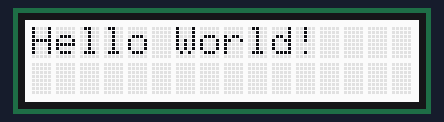
Recording of a program running on a simulated Raspberry Pi (BCM pin numbers). On the bench: 16×2 character LCD.

Above: at 0.1 s.
At 3.1 s:
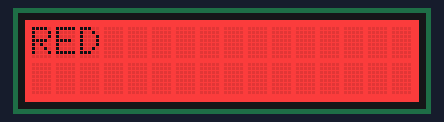
At 6.1 s:
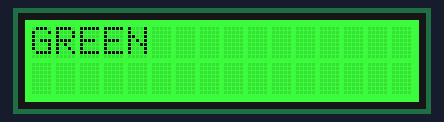
At 9.1 s:
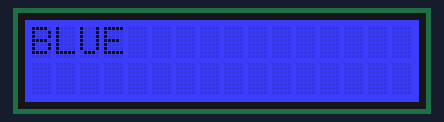
At 18.2 s:
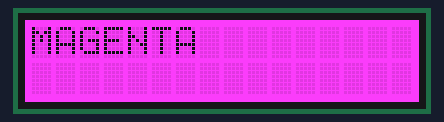
At 34.3 s:
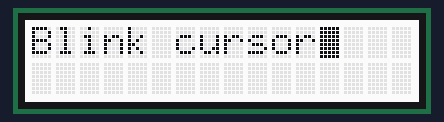

The program:

char_lcd.py
```python
#!/usr/bin/python
# Example using a character LCD plate.
import time

import Adafruit_CharLCD as LCD

# Define LCD column and row size for 16x2 LCD.
lcd_columns = 16
lcd_rows    = 2

# Initialize the LCD using the pins
lcd = LCD.Adafruit_CharLCDPlate()


# Show some message
lcd.set_backlight(1)
lcd.clear()
lcd.message('Hello World!')
time.sleep(3.0)

# Show some basic colors.
lcd.set_color(1.0, 0.0, 0.0)
lcd.clear()
lcd.message('RED')
time.sleep(3.0)

lcd.set_color(0.0, 1.0, 0.0)
lcd.clear()
lcd.message('GREEN')
time.sleep(3.0)

lcd.set_color(0.0, 0.0, 1.0)
lcd.clear()
lcd.message('BLUE')
time.sleep(3.0)

lcd.set_color(1.0, 1.0, 0.0)
lcd.clear()
lcd.message('YELLOW')
time.sleep(3.0)

lcd.set_color(0.0, 1.0, 1.0)
lcd.clear()
lcd.message('CYAN')
time.sleep(3.0)

lcd.set_color(1.0, 0.0, 1.0)
lcd.clear()
lcd.message('MAGENTA')
time.sleep(3.0)

lcd.set_color(1.0, 1.0, 1.0)
lcd.clear()
lcd.message('WHITE')
time.sleep(3.0)


# Print a two line message
lcd.clear()
lcd.message('Hello\nworld!')

# Wait 5 seconds
time.sleep(5.0)

# Demo showing the cursor.
lcd.clear()
lcd.show_cursor(True)
lcd.message('Show cursor')

time.sleep(5.0)

# Demo showing the blinking cursor.
lcd.clear()
lcd.blink(True)
lcd.message('Blink cursor')

time.sleep(5.0)

# Stop blinking and showing cursor.
lcd.show_cursor(False)
lcd.blink(False)

# Demo scrolling message right/left.
lcd.clear()
message = 'Scroll'
lcd.message(message)
for i in range(lcd_columns-len(message)):
    time.sleep(0.5)
    lcd.move_right()
for i in range(lcd_columns-len(message)):
    time.sleep(0.5)
    lcd.move_left()

# Demo turning backlight off and on.
lcd.clear()
lcd.message('Flash backlight\nin 5 seconds...')
time.sleep(5.0)

# Turn backlight on and off twice
lcd.set_backlight(0)
time.sleep(0.5)
lcd.set_backlight(1)
time.sleep(0.5)
lcd.set_backlight(0)
time.sleep(0.5)
lcd.set_backlight(1)
time.sleep(0.5)


#Button demo
# Show button state.
lcd.clear()
lcd.set_backlight(1)
lcd.message('Press buttons...')

# Make list of button value, text, and backlight color.
buttons = ( (LCD.SELECT, 'Select', (1,1,1)),
            (LCD.LEFT,   'Left'  , (1,0,0)),
            (LCD.UP,     'Up'    , (0,0,1)),
            (LCD.DOWN,   'Down'  , (0,1,0)),
            (LCD.RIGHT,  'Right' , (1,0,1)) )

print('Press Ctrl-C to quit.')
while True:
  # Loop through each button and check if it is pressed.
    for button in buttons:
        if lcd.is_pressed(button[0]):
            # Button is pressed, change the message and backlight.
            lcd.clear()
            lcd.message(button[1])
            lcd.set_color(button[2][0], button[2][1], button[2][2])
```

Measured:
- what the display in image 1 shows lasts 3.0 s, from 3.1 s to 6.1 s
- what the display in image 5 shows lasts 5.0 s, from 34.2 s to 39.2 s
